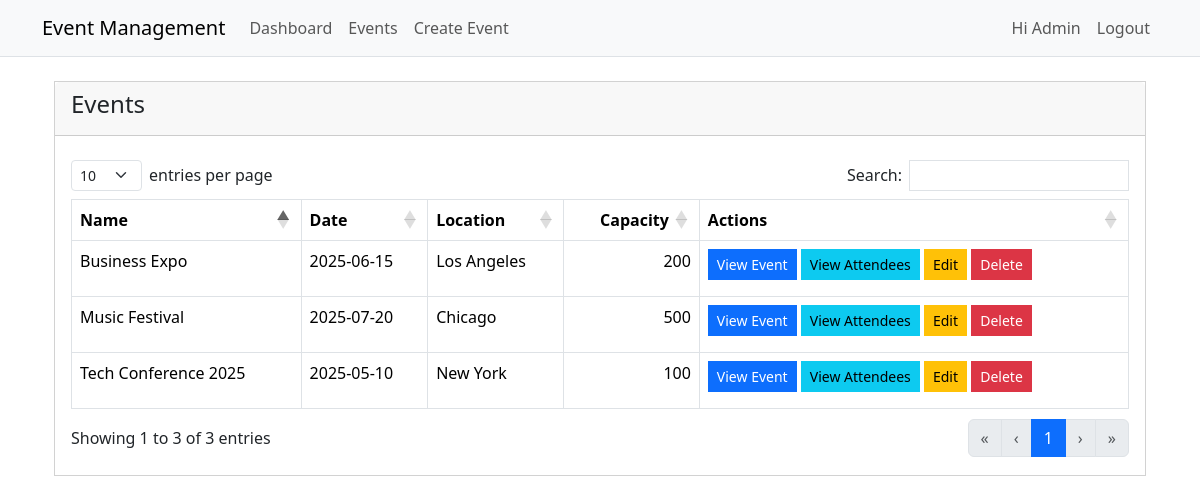
The app's page /pages/events.php (signed in) with its own data.
### tables this page shows
CREATE TABLE IF NOT EXISTS `events` (
  `id` int NOT NULL AUTO_INCREMENT,
  `name` varchar(100) NOT NULL,
  `description` text NOT NULL,
  `event_date` date NOT NULL,
  `location` varchar(100) NOT NULL,
  `capacity` int NOT NULL,
  `created_by` int NOT NULL,
  `created_at` timestamp NULL DEFAULT CURRENT_TIMESTAMP,
  PRIMARY KEY (`id`),
  KEY `created_by` (`created_by`)
);

### pages/events.php (the view, shortened to what this page needs)
<?php
include('../templates/header.php');
require_once '../includes/db_connection.php';
$stmt = $pdo->query("SELECT * FROM events ORDER BY event_date ASC");
$events = $stmt->fetchAll();
?>
<div class="d-flex justify-content-center md:align-items-center min-vh-100">
    <div class="row w-100">
        <div class="col mx-auto">
            <div class="card">
                <div class="card-header">
                    <h4>Events</h4>
                </div>
                <div class="card-body">
                    <table class="table table-bordered" id="eventsTable">
                        <thead>
                            <tr>
                                <th>Name</th>
                                <th>Date</th>
                                <th>Location</th>
                                <th>Capacity</th>
                                <th>Actions</th>
                            </tr>
                        </thead>
                        <tbody>
                            <?php foreach ($events as $event): ?>
                                <tr>
                                    <td><?php echo htmlspecialchars($event['name']); ?></td>
                                    <td><?php echo $event['event_date']; ?></td>
                                    <td><?php echo $event['location']; ?></td>
                                    <td><?php echo $event['capacity']; ?></td>
                                    <td>
                                        <a href="event-view.php?id=<?php echo $event['id']; ?>" class="btn btn-primary btn-sm mb-2">View Event</a>
                                        <a href="event-attendees.php?id=<?php echo $event['id']; ?>" class="btn btn-info btn-sm mb-2">View Attendees</a>
                                        <a href="event-edit.php?id=<?php echo $event['id']; ?>" class="btn btn-warning btn-sm mb-2">Edit</a>
                                        <a href="event-delete.php?id=<?php echo $event['id']; ?>" class="btn btn-danger btn-sm mb-2 delete-btn" onclick="return confirm('Are you sure?')">Delete</a>
                                    </td>
                                </tr>
                            <?php endforeach; ?>
                        </tbody>
                    </table>
                </div>
            </div>
        </div>
    </div>
    <?php include('../templates/footer.php'); ?>

### assets/css/style.css (style rules this page uses)
.form-control, .btn, .card { border-radius: 0; }

### records on screen
events: name "Tech Conference 2025", event_date "2025-05-10", location "New York", capacity "100"
events: name "Business Expo", event_date "2025-06-15", location "Los Angeles", capacity "200"
events: name "Music Festival", event_date "2025-07-20", location "Chicago", capacity "500"

### other values on screen
$_SESSION['user_name'] "Admin"
